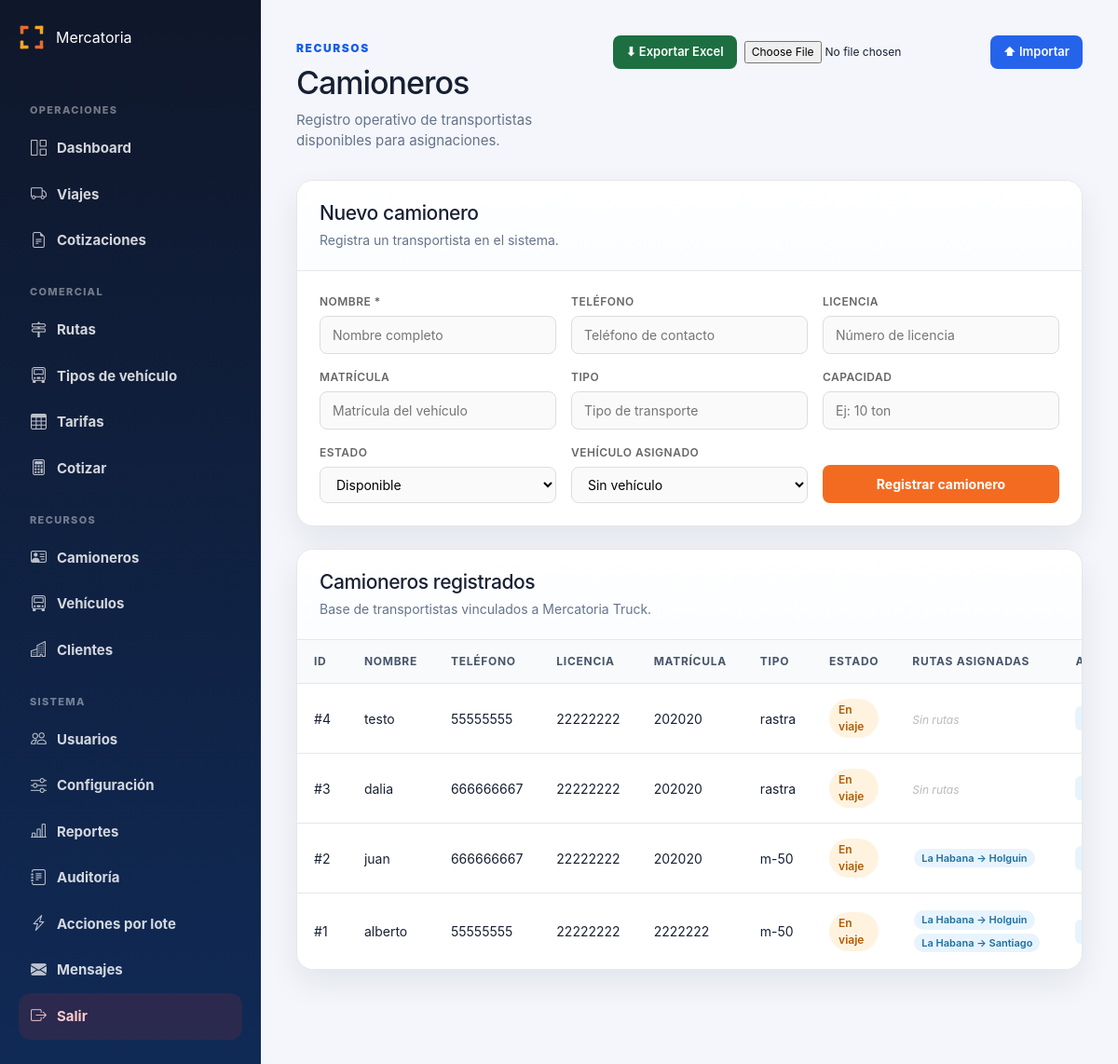
The page /admin/camioneros (signed in) on the database its author committed.
### tables this page shows
CREATE TABLE camioneros (
        id INTEGER PRIMARY KEY AUTOINCREMENT,
        nombre TEXT,
        telefono TEXT,
        licencia TEXT,
        matricula TEXT,
        tipo TEXT,
        capacidad TEXT,
        estado TEXT DEFAULT 'Disponible',
        activo INTEGER DEFAULT 1,
        fecha_creacion TEXT DEFAULT CURRENT_TIMESTAMP
    );

CREATE TABLE rutas (
        id INTEGER PRIMARY KEY AUTOINCREMENT,
        nombre TEXT,
        origen TEXT NOT NULL,
        destino TEXT NOT NULL,
        zona TEXT,
        km_oficiales REAL DEFAULT 0,
        activa INTEGER DEFAULT 1,
        fecha_creacion TEXT DEFAULT CURRENT_TIMESTAMP
    , tarifa_km REAL);

### routes/admin.py (the view, shortened to what this page needs)
@admin_bp.route("/camioneros", methods=["GET", "POST"])
def admin_camioneros():
    if not requiere_admin():
        return redirect("/login")
    conexion = conectar()
    cursor = conexion.cursor()
    cursor.execute("""
        SELECT id, nombre, telefono, licencia, matricula, tipo, capacidad, estado
        FROM camioneros
        ORDER BY id DESC
    """)
    lista = cursor.fetchall()
    cursor.execute("""
        SELECT id, COALESCE(matricula, '') AS matricula,
               COALESCE(marca, '') AS marca, COALESCE(modelo, '') AS modelo
        FROM vehiculos
        WHERE activo = 1 AND camionero_id IS NULL
        ORDER BY matricula
    """)
    vehiculos_disponibles = cursor.fetchall()
    conexion.close()
    rutas_por_camionero = {c["id"]: get_rutas_por_camionero(c["id"]) for c in lista}
    return render_template(
        "admin/camioneros.html",
        lista=lista,
        estados=CAMIONERO_ESTADOS,
        rutas_por_camionero=rutas_por_camionero,
        vehiculos_disponibles=vehiculos_disponibles,
    )

### app.py (called while the page is built)
@app.after_request
def set_security_headers(response):
    response.headers["X-Frame-Options"] = "SAMEORIGIN"
    response.headers["X-Content-Type-Options"] = "nosniff"
    response.headers["X-XSS-Protection"] = "1; mode=block"
    return response

@app.context_processor
def sidebar_badges():
    try:
        conexion = conectar()
        cursor = conexion.cursor()
        cursor.execute(
            "SELECT COUNT(*) AS total FROM viajes WHERE estado IN ('Pendiente', 'Solicitado')"
        )
        viajes_urgentes = cursor.fetchone()["total"]
        cursor.execute(
            "SELECT COUNT(*) AS total FROM viajes WHERE estado = 'Solicitado'"
        )
        dashboard_urgentes = cursor.fetchone()["total"]
        conexion.close()
    except Exception:
        viajes_urgentes = 0
        dashboard_urgentes = 0
    return dict(
        sidebar_viajes_urgentes=viajes_urgentes,
        sidebar_dashboard_urgentes=dashboard_urgentes,
    )

### database.py (called while the page is built)
def conectar():
    if USE_POSTGRES:
        from database_pg import conectar_pg
        return conectar_pg()
    else:
        conexion = sqlite3.connect(DATABASE_NAME)
        conexion.row_factory = sqlite3.Row
        return conexion

### routes/admin.py (called while the page is built)
def conectar():
    conexion = sqlite3.connect("mercatoria.db")
    conexion.row_factory = sqlite3.Row
    return conexion

def requiere_admin():
    return "usuario" in session and session.get("rol") in ["admin", "operador"]

### services/comercial_service.py (called while the page is built)
def get_rutas_por_camionero(camionero_id):
    con = conectar()
    cur = con.cursor()
    cur.execute("""
        SELECT r.id, r.origen, r.destino, r.km_oficiales, r.zona
        FROM rutas r
        JOIN camionero_ruta cr ON cr.ruta_id = r.id
        WHERE cr.camionero_id = ? AND r.activa = 1
        ORDER BY r.origen, r.destino
    """, (camionero_id,))
    rows = cur.fetchall()
    con.close()
    return rows

### templates/admin/camioneros.html (shortened to what this page needs)
{% extends "admin/base_admin.html" %}
{% block contenido %}
<div class="page-header">
    <div>
        <span class="eyebrow">Recursos</span>
        <h1>Camioneros</h1>
        <p>Registro operativo de transportistas disponibles para asignaciones.</p>
    </div>
    <div style="display:flex;gap:8px;align-items:center;">
        <a href="/admin/exportar/camioneros" class="btn-excel-export">⬇ Exportar Excel</a>
        <form method="POST" action="/admin/importar/camioneros" enctype="multipart/form-data" style="display:flex;gap:6px;align-items:center;">
            <input type="file" name="archivo" accept=".xlsx" required style="font-size:12px;">
            <button type="submit" class="btn-excel-import">⬆ Importar</button>
        </form>
    </div>
</div>
<section class="panel" style="margin-bottom: 24px;">
    <div class="panel-header">
        <div>
            <h2>Nuevo camionero</h2>
            <p>Registra un transportista en el sistema.</p>
        </div>
    </div>
    <div style="padding: 24px;">
        <form method="POST" action="/admin/camioneros" class="form-crud-grid">
            <div class="form-crud-field">
                <label>Nombre *</label>
                <input type="text" name="nombre" class="input-crud" required placeholder="Nombre completo">
            </div>
            <div class="form-crud-field">
                <label>Teléfono</label>
                <input type="text" name="telefono" class="input-crud" placeholder="Teléfono de contacto">
            </div>
            <div class="form-crud-field">
                <label>Licencia</label>
                <input type="text" name="licencia" class="input-crud" placeholder="Número de licencia">
            </div>
            <div class="form-crud-field">
                <label>Matrícula</label>
                <input type="text" name="matricula" class="input-crud" placeholder="Matrícula del vehículo">
            </div>
            <div class="form-crud-field">
                <label>Tipo</label>
                <input type="text" name="tipo" class="input-crud" placeholder="Tipo de transporte">
            </div>
            <div class="form-crud-field">
                <label>Capacidad</label>
                <input type="text" name="capacidad" class="input-crud" placeholder="Ej: 10 ton">
            </div>
            <div class="form-crud-field">
                <label>Estado</label>
                <select name="estado" class="input-crud">
                    {% for e in estados %}
                    <option value="{{ e }}">{{ e }}</option>
                    {% endfor %}
                </select>
            </div>
            <div class="form-crud-field">
                <label>Vehículo asignado</label>
                <select name="vehiculo_id" class="input-crud">
                    <option value="">Sin vehículo</option>
                </select>
            </div>
            <div class="form-crud-field form-crud-submit">
                <button type="submit" class="btn-crud-primary">Registrar camionero</button>
            </div>
        </form>
    </div>
</section>
<section class="panel">
    <div class="panel-header">
        <div>
            <h2>Camioneros registrados</h2>
            <p>Base de transportistas vinculados a Mercatoria Truck.</p>
        </div>
    </div>
    <div class="table-wrapper">
        <table class="data-table">
            <thead>
                <tr>
                    <th>ID</th>
                    <th>Nombre</th>
                    <th>Teléfono</th>
                    <th>Licencia</th>
                    <th>Matrícula</th>
                    <th>Tipo</th>
                    <th>Estado</th>
                    <th>Rutas asignadas</th>
                    <th>Acciones</th>
                </tr>
            </thead>
            <tbody>
                {% for c in lista %}
                <tr>
                    <td>#{{ c["id"] }}</td>
                    <td>{{ c["nombre"] }}</td>
                    <td>{{ c["telefono"] or "—" }}</td>
                    <td>{{ c["licencia"] or "—" }}</td>
                    <td>{{ c["matricula"] or "—" }}</td>
                    <td>{{ c["tipo"] or "—" }}</td>
                    <td>
                        <span class="estado-pill estado-{{ c['estado']|lower|replace(' ', '-') }}">
                            {{ c["estado"] or "—" }}
                        </span>
                    </td>
                    <td class="td-rutas">
                        {% set rutas_c = rutas_por_camionero[c["id"]] %}
                        {% if rutas_c %}
                            {% for r in rutas_c %}
                            <span class="ruta-pill" title="{{ r['km_oficiales'] }} km">
                                {{ r["origen"] }} → {{ r["destino"] }}
                            </span>
                            {% endfor %}
                        {% else %}
                            <span class="sin-rutas">Sin rutas</span>
                        {% endif %}
                    </td>
                    <td class="td-acciones">
                        <a href="/admin/camioneros/{{ c['id'] }}/editar" class="btn-accion-edit">Editar</a>
                    </td>
                </tr>
                {% else %}
                <tr>
                    <td colspan="9" class="empty-state">No hay camioneros registrados.</td>
                </tr>
                {% endfor %}
            </tbody>
        </table>
    </div>
</section>
{% endblock %}

### static/css/admin.css (style rules this page uses)
:root { --bg: #f4f6fb; --panel: #ffffff; --panel-soft: #f8fafc; --text: #172033; --muted: #64748b; --primary: #155eef; --primary-dark: #0f3ea8; --border: #e5e7eb; --danger: #dc2626; --success: #16a34a; --warning: #f59e0b; --info: #0891b2; --sidebar: #0f172a; --sidebar-soft: #102a56; --shadow: 0 14px 35px rgba(15, 23, 42, 0.08); --radius: 18px; }
* { box-sizing: border-box; }
body { margin: 0; font-family: Inter, "Segoe UI", Arial, sans-serif; background: var(--bg); color: var(--text); }
.page-header { display: flex; justify-content: space-between; align-items: flex-start; gap: 22px; margin-bottom: 30px; }
.eyebrow { display: inline-flex; margin-bottom: 8px; color: var(--primary); font-size: 12px; font-weight: 900; text-transform: uppercase; letter-spacing: 0.13em; }
.page-header h1 { margin: 0; font-size: 34px; letter-spacing: -1px; }
.page-header p { margin: 8px 0 0; color: var(--muted); font-size: 15px; }
.panel { background: var(--panel); border: 1px solid var(--border); border-radius: var(--radius); box-shadow: var(--shadow); overflow: hidden; }
.panel-header { padding: 22px 24px; border-bottom: 1px solid var(--border); background: linear-gradient(180deg, #ffffff 0%, #fbfdff 100%); }
.panel-header h2 { margin: 0; font-size: 21px; letter-spacing: -0.4px; }
.panel-header p { margin: 6px 0 0; color: var(--muted); font-size: 14px; }
.table-wrapper { width: 100%; overflow-x: auto; }
.data-table { width: 100%; border-collapse: collapse; background: var(--panel); }
.data-table th { background: var(--panel-soft); color: #475569; padding: 14px 18px; text-align: left; font-size: 12px; text-transform: uppercase; letter-spacing: 0.06em; border-bottom: 1px solid var(--border); white-space: nowrap; }
.data-table td { padding: 16px 18px; border-bottom: 1px solid var(--border); font-size: 14px; vertical-align: middle; }
.data-table tr:last-child td { border-bottom: none; }
.btn-excel-export { display: inline-flex; align-items: center; gap: 5px; padding: 8px 14px; background: #1D6F42; color: #fff; border-radius: 8px; font-size: 13px; font-weight: 600; text-decoration: none; white-space: nowrap; }
.btn-excel-import { padding: 8px 14px; background: #2563EB; color: #fff; border: none; border-radius: 8px; font-size: 13px; font-weight: 600; cursor: pointer; white-space: nowrap; }

### templates/admin/camioneros.html (style rules this page uses)
.form-crud-grid { display: grid; grid-template-columns: repeat(auto-fill, minmax(190px, 1fr)); gap: 16px; align-items: end; }
.form-crud-field label { display: block; font-size: 12px; color: #666; font-weight: 600; text-transform: uppercase; letter-spacing: .04em; margin-bottom: 6px; }
.input-crud { width: 100%; padding: 9px 13px; border: 1px solid #ddd; border-radius: 8px; font-size: 14px; box-sizing: border-box; background: #fafafa; }
.form-crud-submit { display: flex; align-items: flex-end; }
.btn-crud-primary { width: 100%; background: #F36B21; color: white; padding: 10px 18px; border: none; border-radius: 8px; font-size: 14px; font-weight: 700; cursor: pointer; }
.td-acciones { white-space: nowrap; }
.btn-accion-edit, .btn-accion-del { display: inline-block; padding: 4px 11px; border-radius: 6px; font-size: 12px; font-weight: 600; cursor: pointer; border: none; text-decoration: none; margin-right: 4px; }
.btn-accion-edit { background: #e8f4fd; color: #1a6fa0; }
.estado-pill { display: inline-block; padding: 3px 10px; border-radius: 999px; font-size: 12px; font-weight: 600; background: #eee; color: #555; }
.estado-pill.estado-en-viaje { background: #fff3e0; color: #b35a00; }
.td-rutas { min-width: 160px; }
.ruta-pill { display: inline-block; padding: 2px 8px; margin: 2px 2px; border-radius: 999px; font-size: 11px; font-weight: 600; background: #e8f4fd; color: #1a6fa0; white-space: nowrap; }
.sin-rutas { font-size: 12px; color: #bbb; font-style: italic; }

### rows shown on the page
camioneros: id "4", nombre "testo", telefono "55555555", licencia "22222222", matricula "202020", tipo "rastra", estado "En viaje", shows "Sin rutas"
camioneros: id "3", nombre "dalia", telefono "666666667", licencia "22222222", matricula "202020", tipo "rastra", estado "En viaje", shows "Sin rutas"
camioneros: id "2", nombre "juan", telefono "666666667", licencia "22222222", matricula "202020", tipo "m-50", estado "En viaje"
rutas: origen "La Habana", destino "Holguin"
camioneros: id "1", nombre "alberto", telefono "55555555", licencia "22222222", matricula "2222222", tipo "m-50", estado "En viaje"
rutas: origen "La Habana", destino "Santiago"

### other values the page prints
form field estado "Disponible"
